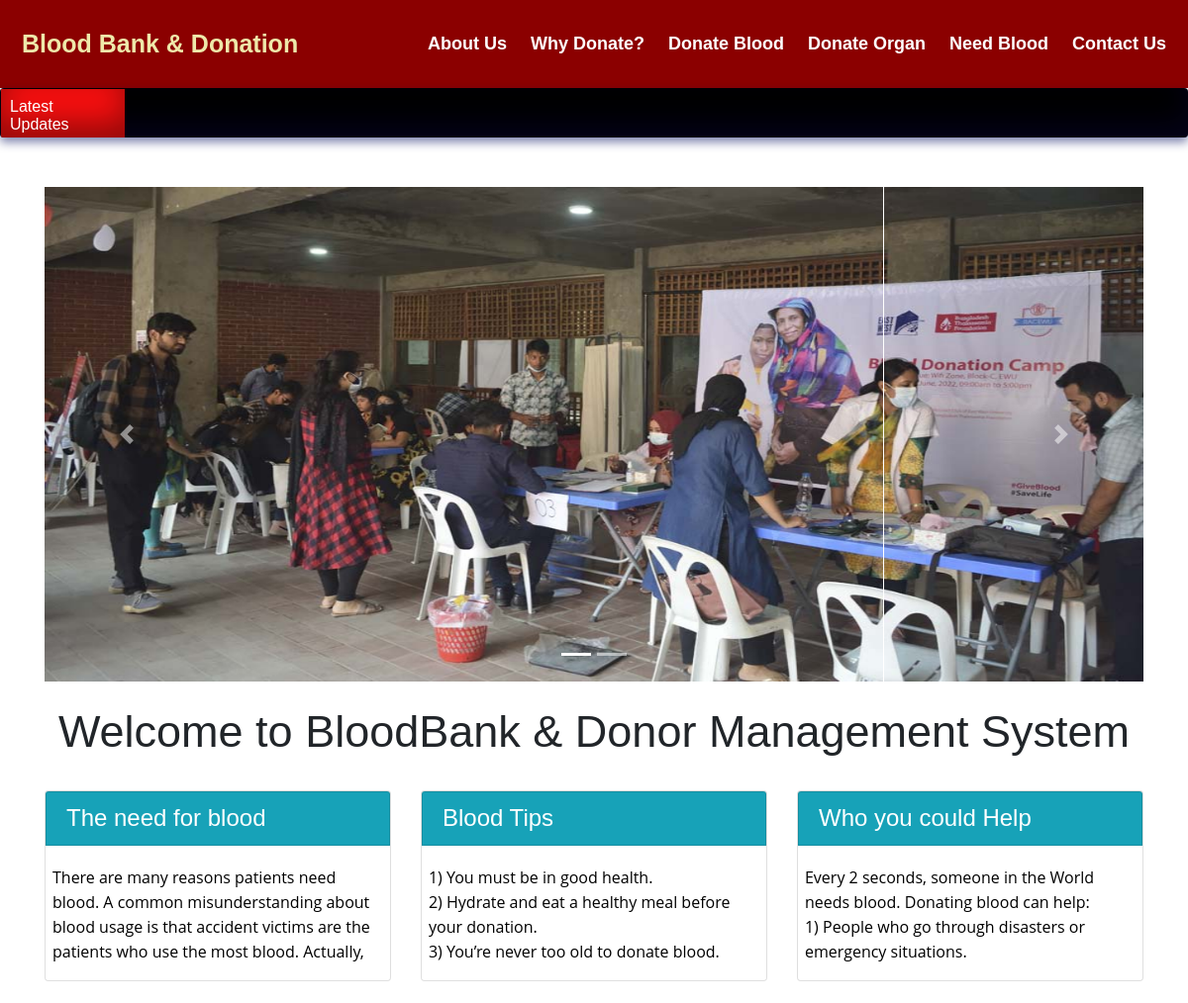
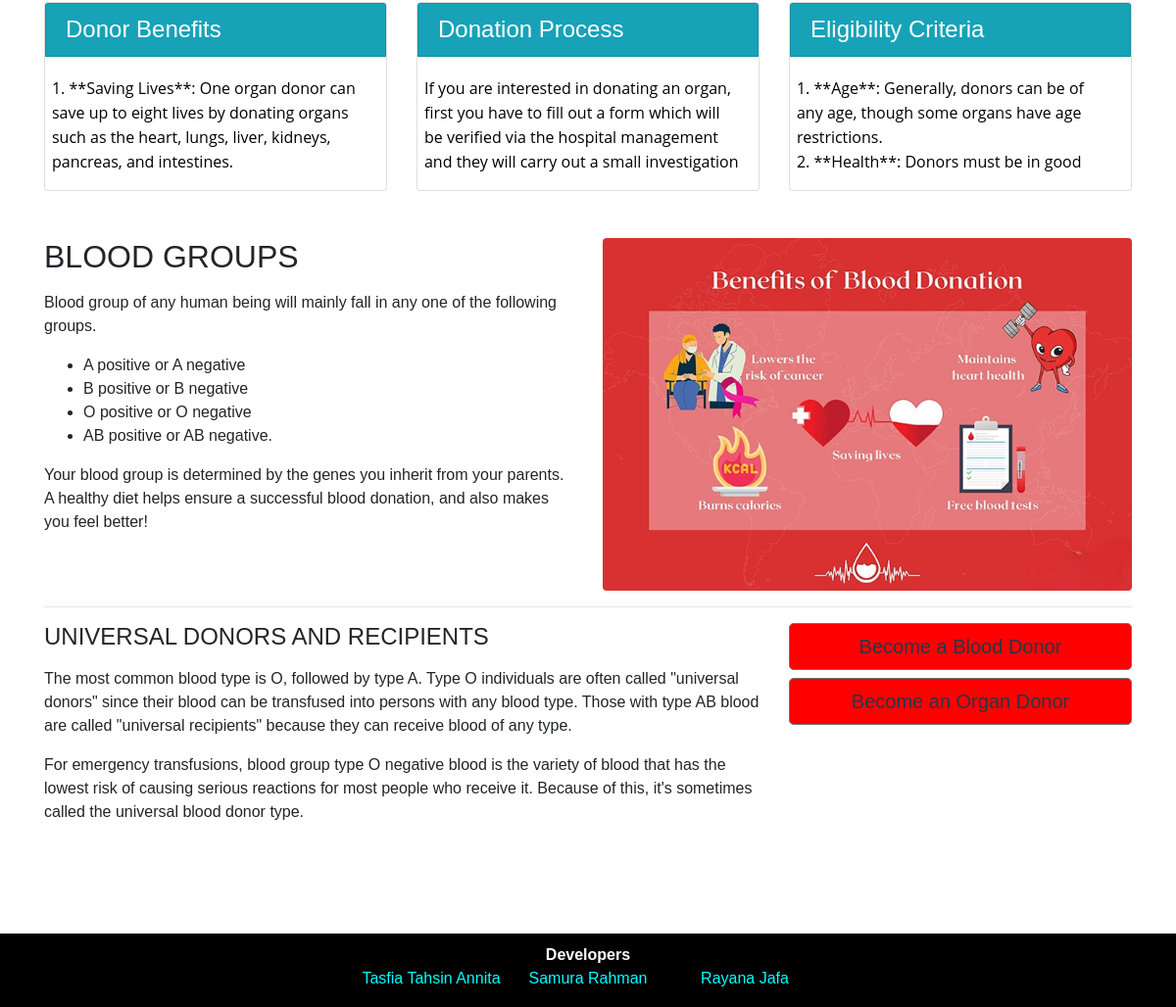
The app's page /home.php with its own data (2 pictures, top to bottom).
### tables this page shows
create table pages(
page_id int NOT NULL auto_increment UNIQUE,
page_name varchar(255) NOT NULL,
page_type varchar(255) NOT NULL,
page_data longtext NOT NULL
);

### home.php (the view, shortened to what this page needs)
<!DOCTYPE html>
<html lang="en">
<head>
    <link rel="stylesheet" href="https://maxcdn.bootstrapcdn.com/bootstrap/4.5.2/css/bootstrap.min.css">
</head>
<body>
    <div class="header">
        <?php
        $active = "home";
        include('head.php'); ?>
    </div>
    <?php include'ticker.php'; ?>
    <div id="page-container" style="margin-top:50px; position: relative;min-height: 84vh;   ">
        <div class="container">
            <div id="content-wrap" style="padding-bottom:75px;">
                <div id="demo" class="carousel slide" data-ride="carousel">
                    <ul class="carousel-indicators">
                        <li data-target="#demo" data-slide-to="0" class="active"></li>
                        <li data-target="#demo" data-slide-to="1"></li>
                    </ul>
                    <div class="carousel-inner">
                        <div class="carousel-item active">
                            <img src="image\home.jpg" alt="image\home.jpg" width="100%" height="500">
                        </div>
                    </div>
                    <a class="carousel-control-prev" href="#demo" data-slide="prev">
                        <span class="carousel-control-prev-icon"></span>
                    </a>
                    <a class="carousel-control-next" href="#demo" data-slide="next">
                        <span class="carousel-control-next-icon"></span>
                    </a>
                </div>
                <br>
                <h1 style="text-align:center;font-size:45px;">Welcome to BloodBank & Donor Management System</h1>
                <br>
                <div class="row">
                    <div class="col-lg-4 mb-4">
                        <div class="card">
                            <h4 class="card-header card bg-info text-white">The need for blood</h4>
                            <p class="card-body overflow-auto" style="padding-left:2%;height:120px;text-align:left;">
                                <?php
                                include 'conn.php';
                                $sql = $sql = "select * from pages where page_type='needforblood'";
                                $result = mysqli_query($conn, $sql);
                                if (mysqli_num_rows($result) > 0) {
                                    while ($row = mysqli_fetch_assoc($result)) {
                                        echo $row['page_data'];
                                    }
                                }
                                ?>
                            </p>
                        </div>
                    </div>
                    <div class="col-lg-4 mb-4">
                        <div class="card">
                            <h4 class="card-header card bg-info text-white">Blood Tips</h4>
                            <p class="card-body overflow-auto" style="padding-left:2%;height:120px;text-align:left;">
                                <?php
                                include 'conn.php';
                                $sql = $sql = "select * from pages where page_type='bloodtips'";
                                $result = mysqli_query($conn, $sql);
                                if (mysqli_num_rows($result) > 0) {
                                    while ($row = mysqli_fetch_assoc($result)) {
                                        echo $row['page_data'];
                                    }
                                }
                                ?>
                            </p>
                        </div>
                    </div>
                    <div class="col-lg-4 mb-4">
                        <div class="card">
                            <h4 class="card-header card bg-info text-white">Who you could Help</h4>
                            <p class="card-body overflow-auto" style="padding-left:2%;height:120px;text-align:left;">
                                <?php
                                include 'conn.php';
                                $sql = $sql = "select * from pages where page_type='whoyouhelp'";
                                $result = mysqli_query($conn, $sql);
                                if (mysqli_num_rows($result) > 0) {
                                    while ($row = mysqli_fetch_assoc($result)) {
                                        echo $row['page_data'];
                                    }
                                }
                                ?>
                            </p>
                        </div>
                    </div>
                </div>
                <div class="row">
                    <div class="col-lg-4 mb-4">
                        <div class="card">
                            <h4 class="card-header card bg-info text-white">Donor Benefits</h4>
                            <p class="card-body overflow-auto" style="padding-left:2%;height:120px;text-align:left;">
                                <?php
                                include 'conn.php';
                                $sql = $sql = "select * from pages where page_type='donorbenefits'";
                                $result = mysqli_query($conn, $sql);
                                if (mysqli_num_rows($result) > 0) {
                                    while ($row = mysqli_fetch_assoc($result)) {
                                        echo $row['page_data'];
                                    }
                                }
                                ?>
                            </p>
                        </div>
                    </div>
                    <div class="col-lg-4 mb-4">
                        <div class="card">
                            <h4 class="card-header card bg-info text-white">Donation Process</h4>
                            <p class="card-body overflow-auto" style="padding-left:2%;height:120px;text-align:left;">
                                <?php
                                include 'conn.php';
                                $sql = $sql = "select * from pages where page_type='donationprocess'";
                                $result = mysqli_query($conn, $sql);
                                if (mysqli_num_rows($result) > 0) {
                                    while ($row = mysqli_fetch_assoc($result)) {
                                        echo $row['page_data'];
                                    }
                                }
                                ?>
                            </p>
                        </div>
                    </div>
                    <div class="col-lg-4 mb-4">
                        <div class="card">
                            <h4 class="card-header card bg-info text-white">Eligibility Criteria</h4>
                            <p class="card-body overflow-auto" style="padding-left:2%;height:120px;text-align:left;">
                                <?php
                                include 'conn.php';
                                $sql = $sql = "select * from pages where page_type='eligibilitycriteria'";
                                $result = mysqli_query($conn, $sql);
                                if (mysqli_num_rows($result) > 0) {
                                    while ($row = mysqli_fetch_assoc($result)) {
                                        echo $row['page_data'];
                                    }
                                }
                                ?>
                            </p>
                        </div>
                    </div>
                </div>
                <br>
                <div class="row">
                    <div class="col-lg-6">
                        <h2>BLOOD GROUPS</h2>
                        <p>
                            <?php
                            include 'conn.php';
                            $sql = $sql = "select * from pages where page_type='bloodgroups'";
                            $result = mysqli_query($conn, $sql);
                            if (mysqli_num_rows($result) > 0) {
                                while ($row = mysqli_fetch_assoc($result)) {
                                    echo $row['page_data'];
                                }
                            }
                            ?>
                        </p>
                    </div>
                    <div class="col-lg-6">
                        <img class="img-fluid rounded" src="image\3.jpg" alt="">
                    </div>
                </div>
                <hr>
                <div class="row mb-4">
                    <div class="col-md-8">
                        <h4>UNIVERSAL DONORS AND RECIPIENTS</h4>
                        <p>
                            <?php
                            include 'conn.php';
                            $sql = $sql = "select * from pages where page_type='universal'";
                            $result = mysqli_query($conn, $sql);
                            if (mysqli_num_rows($result) > 0) {
                                while ($row = mysqli_fetch_assoc($result)) {
                                    echo $row['page_data'];
                                }
                            }
                            ?>
                        </p>
                        <br>
                        <br>
                        <br>
                    </div>
                    <div class="col-md-4">
                        <a class="btn btn-lg btn-secondary btn-block" href="donate_blood.php" style="align:center; background-color:#ff0000;color:#273746 ">Become a Blood Donor </a>
                        <a class="btn btn-lg btn-secondary btn-block" href="donate_organ.php" style="align:center; background-color:#ff0000;color:#273746 ">Become an Organ Donor </a>
                    </div>
                </div>
            </div>
        </div>
        <?php include('footer.php'); ?>
    </div>
</body>
</html>

### head.php (shortened to what this page needs)
<html>
<head>
</head>
<body>
  <div class="header">
    <a href="home.php" class="logo"<?php if($active=='home') echo "class='logo2'"; ?>>Blood Bank & Donation </a>
    <div class="header-right">
    <a href="about_us.php"  <?php if($active=='about') echo "class='act'"; ?> >About Us</a>
    <a href="why_donate_blood.php"  <?php if($active=='why') echo "class='act'"; ?>>Why Donate?</a>
      <a href="donate_blood.php"  <?php if($active=='donate') echo "class='act'"; ?>>Donate Blood</a>
      <a href="donate_organ.php"  <?php if($active=='donate_organ') echo "class='act'"; ?>>Donate Organ</a>
      <a href="need_blood.php" <?php if($active=='need') echo "class='act'"; ?>>Need Blood</a>
      <a href="contact_us.php" <?php if($active=='contact') echo "class='act'"; ?>>Contact Us</a>
    </div>
  </div>
</body>
</html>

### ticker.php (shortened to what this page needs)
<html>
<head>
</head>
<body>
<div class="news blue">
<span style="background-color:#F60F0F;width:125px;height:50px">Latest Updates</span>
</div>
</body>
</head>
</html>

### footer.php (shortened to what this page needs)
<!DOCTYPE html>
<html>
<head>
</head>
<body>
  <div id="footer">
    <div class="footer-content">
      <b>Developers</b>
      <div class="names">
        <div class="name-item">Tasfia Tahsin Annita</div>
        <div class="name-item">Samura Rahman</div>
        <div class="name-item">Rayana Jafa</div>
      </div>
    </div>
  </div>
</body>
</html>

### head.php (style rules this page uses)
.header { overflow:hidden; background-color: #8b0000; top: 0; width:100%; padding: 10px 5px; }
.header a { float: left; color: white; text-align: center; padding: 12px; text-decoration: none; font-size: 18px; line-height: 25px; border-radius: 4px; font-weight:bold; }
.header a.logo { font-size: 25px; font-weight: bold; color:#eee8aa ; }
.header-right { float: right; }

### ticker.php (style rules this page uses)
.blue { background: #000000; }
.news { box-shadow: inset 0 -15px 30px rgba(10,4,60,0.4), 0 5px 10px rgba(10,20,100,0.5); width: 100%; height:50px; margin-top:0px; overflow: hidden; border-radius: 4px; padding: 1px; -webkit-user-select: none; }
.news span { float: left; color: #fff; padding: 9px; position: relative; top: 1%; box-shadow: inset 0 -15px 30px rgba(0,0,0,0.4); font: 16px 'Raleway', Helvetica, Arial, sans-serif; -webkit-font-smoothing: antialiased; -webkit-user-select: none; cursor: pointer; }

### footer.php (style rules this page uses)
body { margin: 0; font-family: Arial, sans-serif; }
#footer { position: fixed; left: 0; bottom: 0; width: 100%; height: 75px; background-color: #000000; color: white; text-align: center; padding-top: 10px; }
.footer-content { display: flex; flex-direction: column; align-items: center; }
.names { display: flex; justify-content: space-around; width: 40%; }
.name-item { flex: 1; text-align: center; color: cyan; }

### records on screen
pages: page_data "There are many reasons patients need blood. A common misunderstanding about blood usage is that accident victims are the patients who use the most blood. Actually,…"
pages: page_data "1) You must be in good health. 2) Hydrate and eat a healthy meal before your donation. 3) You’re never too old to donate blood."
pages: page_data "Every 2 seconds, someone in the World needs blood. Donating blood can help: 1) People who go through disasters or emergency situations."
pages: page_data "1. **Saving Lives**: One organ donor can save up to eight lives by donating organs such as the heart, lungs, liver, kidneys, pancreas, and intestines."
pages: page_data "If you are interested in donating an organ, first you have to fill out a form which will be verified via the hospital management and they will carry out a small investigation…"
pages: page_data "1. **Age**: Generally, donors can be of any age, though some organs have age restrictions. 2. **Health**: Donors must be in good…"
pages: page_data "Blood group of any human being will mainly fall in any one of the following groups. A positive or A negative B positive or B negative O positive or O negative AB positive or AB negative. Your blood group is determined by the genes you inherit from your parents. A healthy diet helps ensure a successful blood donation, and also makes you feel better!"
pages: page_data "The most common blood type is O, followed by type A. Type O individuals are often called \"universal donors\" since their blood can be transfused into persons with any blood type. Those with type AB blood are called \"universal recipients\" because they can receive blood of any type. For emergency transfusions, blood group type O negative blood is the variety of blood that has the lowest risk of causing serious reactions for most people who receive it. Because of this, it's sometimes called the universal blood donor type."
